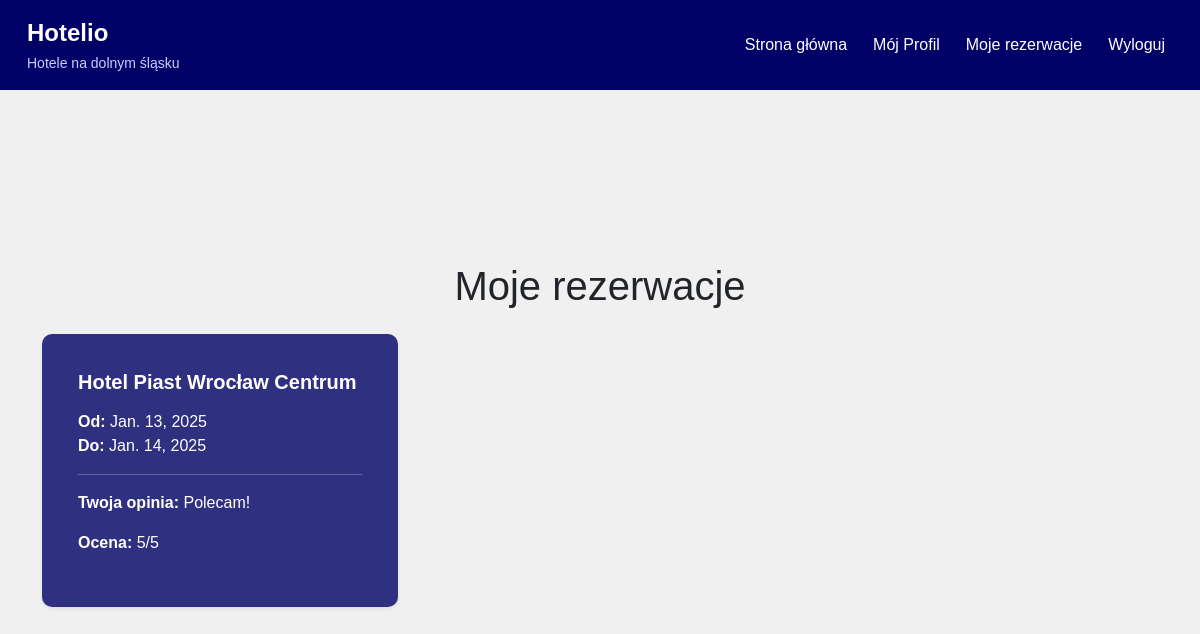
The app's page /my-reservations/ (signed in) with its own data.
### Hotelio/models.py (models this page shows, shortened)
class Reservation(models.Model):
    hotel = models.ForeignKey(Hotel, on_delete=models.CASCADE, related_name='reservations')
    user = models.ForeignKey(User, on_delete=models.CASCADE)
    check_in = models.DateField()
    check_out = models.DateField()
    guests = models.PositiveIntegerField()
    review_text = models.TextField(blank=True, null=True)
    rating = models.IntegerField(blank=True, null=True)

class Hotel(models.Model):
    name = models.CharField(max_length=255)
    description = models.TextField()
    price_per_night = models.DecimalField(max_digits=8, decimal_places=2)
    city = models.CharField(max_length=100, null=True, blank=True)
    image = models.ImageField(upload_to='media/hotel_images', default='media/hotel_images/hotelrelax.jpeg')
    image2 = models.ImageField(upload_to='media/hotel_images', default='media/hotel_images/hotelrelax.jpeg')
    image3 = models.ImageField(upload_to='media/hotel_images', default='media/hotel_images/hotelrelax.jpeg')
    image4 = models.ImageField(upload_to='media/hotel_images', default='media/hotel_images/hotelrelax.jpeg')
    created_at = models.DateTimeField(auto_now_add=True, null=True)
    amenities = models.TextField(default="brak udogodnień")
    rating = models.FloatField(default=0.0)
    address = models.CharField(max_length=255, null=True, blank=True)
    map = models.URLField(blank=True, null=True)
    sale_price = models.DecimalField(max_digits=8, decimal_places=2, null=True, blank=True)
    promo = models.BooleanField(default=False)
    def __str__(self):
        return self.name

### Hotelio/views.py (the view)
# urls.py: path('my-reservations/', views.my_reservations, name='my_reservations'),
@login_required
def my_reservations(request):
    reservations = Reservation.objects.filter(user=request.user)
    if request.method == "POST":
        form = ReviewForm(request.POST)
        if form.is_valid():
            reservation_id = form.cleaned_data['reservation_id']
            review_text = form.cleaned_data['review_text']
            rating = form.cleaned_data['rating']
            reservation = Reservation.objects.get(id=reservation_id, user=request.user)
            reservation.review_text = review_text
            reservation.rating = rating
            reservation.save()
            return redirect('my_reservations')
    else:
        form = ReviewForm()
    context = {
        'reservations': reservations,
        'form': form,
    }
    return render(request, 'hotels/my_reservations.html', context)

### Hotelio/templates/hotels/my_reservations.html (shortened to what this page needs)
{% extends 'base.html' %}
{% block content %}
<div class="container mt-5">
    <h1 class="text-center mb-4">Moje rezerwacje</h1>
    <div class="row justify-content-start g-4">
        {% for reservation in reservations %}
        <div class="col-12 col-md-6 col-lg-4">
            <div class="card h-100 border-light shadow-sm" style="border-radius: 10px;">
                <div class="card-body">
                    <h5 class="fw-bold mb-3">{{ reservation.hotel }}</h5>
                    <p class="mb-2">
                        <strong>Od:</strong> {{ reservation.check_in }}<br>
                        <strong>Do:</strong> {{ reservation.check_out }}
                    </p>
                    <hr>
                    <div class="mb-3">
                        {% if reservation.review_text %}
                            <p><strong>Twoja opinia:</strong> {{ reservation.review_text }}</p>
                            <p><strong>Ocena:</strong> {{ reservation.rating }}/5</p>
                        {% else %}
                            <p class="text" style="color: #adb5bd;">Nie wystawiono opinii.</p>
                        {% endif %}
                    </div>
                </div>
            </div>
        </div>
        {% endfor %}
    </div>
</div>
{% endblock %}

### Hotelio/templates/base.html (style rules this page uses)
body { background-color: #f0f0f0; font-family: Arial, sans-serif; }
.card { background-color: rgba(0, 0, 102, 0.8); color: white; border: none; padding: 20px; width: 100%; max-width: 400px; }

### records on screen
Reservation: hotel "Hotel Piast Wrocław Centrum", check_in "Jan. 13, 2025", check_out "Jan. 14, 2025", review_text "Polecam!", rating "5"
